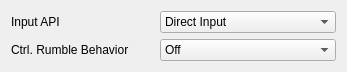
    <widget class="QWidget" name="gridLayoutWidget_28">
     <property name="geometry">
      <rect>
       <x>10</x>
       <y>230</y>
       <width>347</width>
       <height>68</height>
      </rect>
     </property>
     <layout class="QGridLayout" name="gridLayout_30">
      <item row="0" column="0">
       <widget class="QLabel" name="LabelInputAPI">
        <property name="text">
         <string>Input API</string>
        </property>
       </widget>
      </item>
      <item row="1" column="0">
       <widget class="QLabel" name="LabelRumble">
        <property name="text">
         <string>Ctrl. Rumble Behavior</string>
        </property>
       </widget>
      </item>
      <item row="0" column="1">
       <widget class="QComboBox" name="InputApi">
        <item>
         <property name="text">
          <string>Direct Input</string>
         </property>
        </item>
        <item>
         <property name="text">
          <string>XInput</string>
         </property>
        </item>
        <item>
         <property name="text">
          <string>SDL</string>
         </property>
        </item>
       </widget>
      </item>
      <item row="1" column="1">
       <widget class="QComboBox" name="RumbleMode">
        <item>
         <property name="text">
          <string>Off</string>
         </property>
        </item>
        <item>
         <property name="text">
          <string>Table only (N/A yet)</string>
         </property>
        </item>
        <item>
         <property name="text">
          <string>Generic only (N/A yet)</string>
         </property>
        </item>
        <item>
         <property name="text">
          <string>Table with generic fallback</string>
         </property>
        </item>
       </widget>
      </item>
     </layout>
    </widget>
